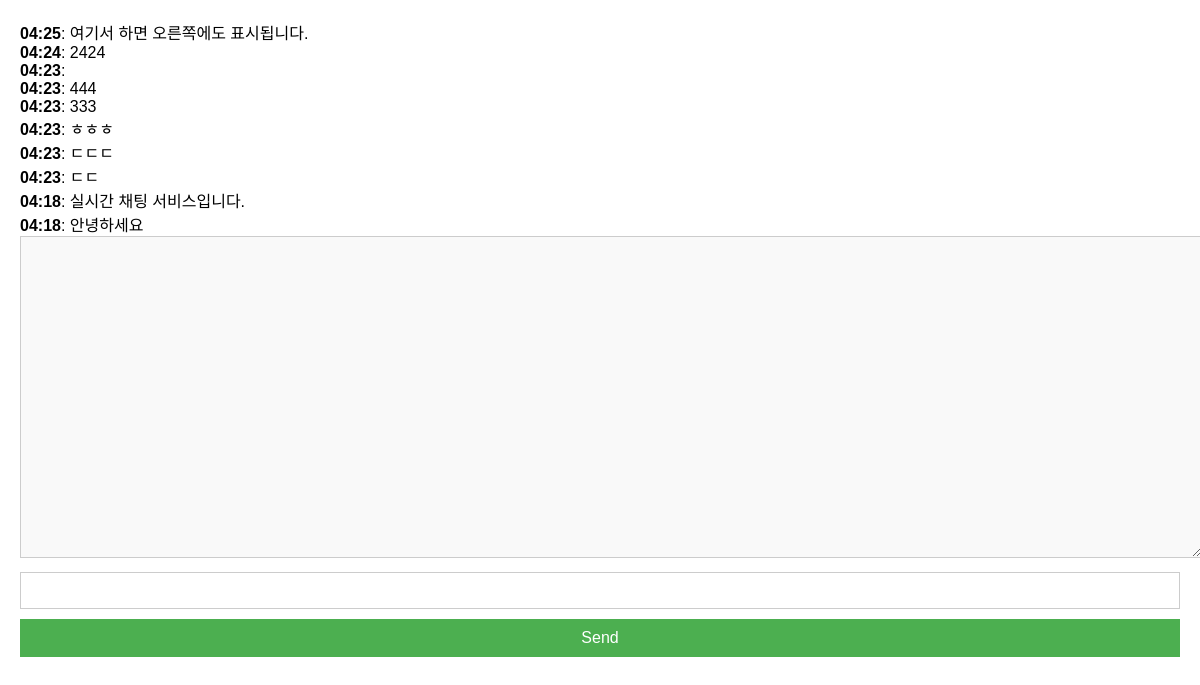
The app's page /chat/test1/, older data.
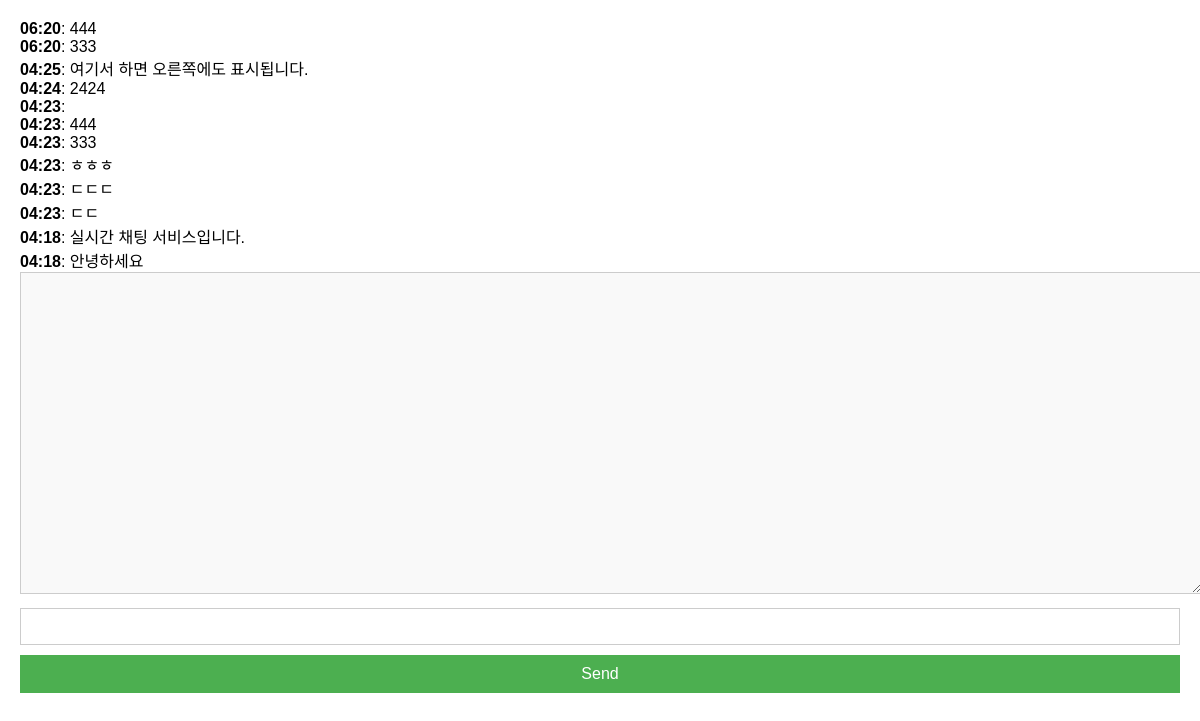
The same page, newer data.
### chat/models.py (models this page shows, shortened)
class ChatMessage(models.Model):
    room_name = models.CharField(max_length=100)
    message = models.TextField()
    timestamp = models.DateTimeField(auto_now_add=True)

### chat/views.py (the view)
# urls.py: path("<str:room_name>/", views.chatroom, name="chatroom"),
def chatroom(request, room_name):
    last_messages = get_last_messages(room_name)
    return render(
        request,
        "chat/chatroom.html",
        {"room_name": room_name, "last_messages": last_messages},
    )

### chat/views.py (called while the page is built)
def get_last_messages(room_name):
    return ChatMessage.objects.filter(room_name=room_name).order_by("-timestamp")[:50]

### chat/templates/chat/chatroom.html (shortened to what this page needs)
<!DOCTYPE html>
<html>
<head>
</head>
<body>
    <div id="chat-history">
        {% for message in last_messages %}
            <div>
                <strong>{{ message.timestamp|date:"H:i" }}</strong>: {{ message.message }}
            </div>
        {% endfor %}
    </div>
    <textarea id="chat-log" cols="100" rows="20" readonly></textarea><br>
    <input id="chat-message-input" type="text" size="100"><br>
    <input id="chat-message-submit" type="button" value="Send">
</body>
</html>

### chat/templates/chat/chatroom.html (style rules this page uses)
body { font-family: Arial, sans-serif; margin: 20px; }
#chat-log { width: 100%; height: 300px; border: 1px solid #ccc; padding: 10px; margin-bottom: 10px; overflow-y: auto; background-color: #f9f9f9; }
#chat-message-input { width: calc(100% - 22px); padding: 10px; border: 1px solid #ccc; margin-bottom: 10px; }
#chat-message-submit { width: 100%; padding: 10px; background-color: #4CAF50; color: white; border: none; cursor: pointer; font-size: 16px; }

Row changes from the older to the newer data that the page shows:
added ChatMessage: timestamp "06:20", message "444"
added ChatMessage: timestamp "06:20", message "333"
